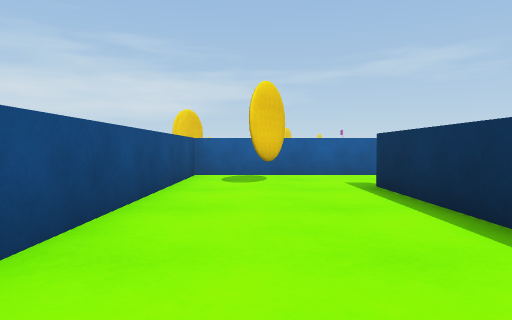
view 1 (above)

24 first-person views from a walk through a scene from a Unity 3-D project. The camera is 0.64 m above the floor, tilts 2° down and sees 75° across. The floor is counted in squares, 1 m on a side. Each view is taken from the middle of a square. On the plan, view 1 faces up. The plan holds only what a view shows up to about 10 squares ahead; the rest is blank. The place goes on beyond the plan. The player character is not drawn. Surface patterns are stand-ins for the level's own textures.

view 2
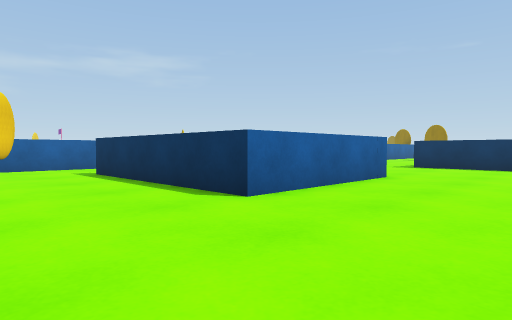

view 3
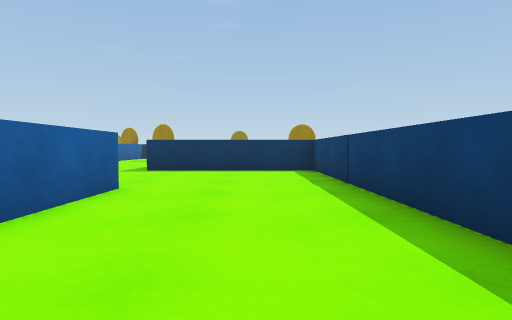

view 4
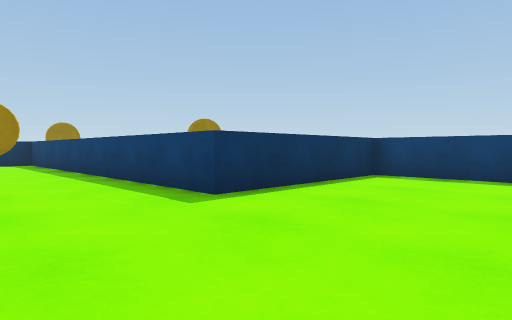

view 5
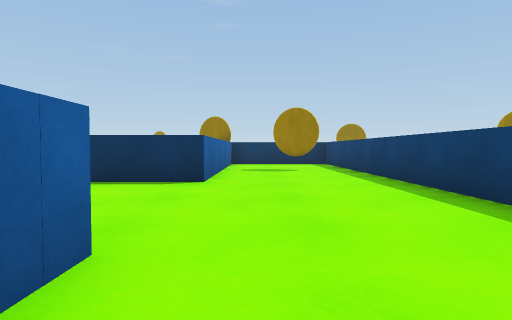

view 6
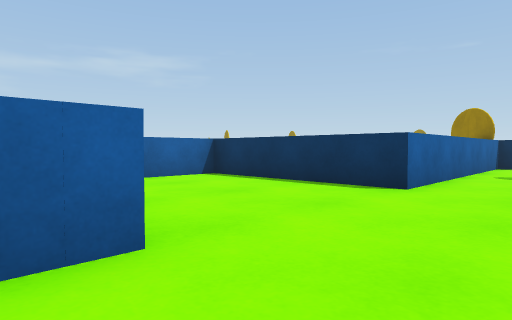

view 7
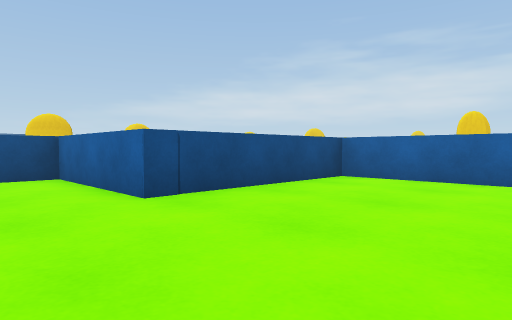

view 8
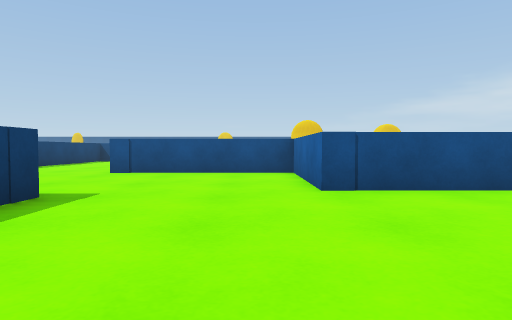

view 9
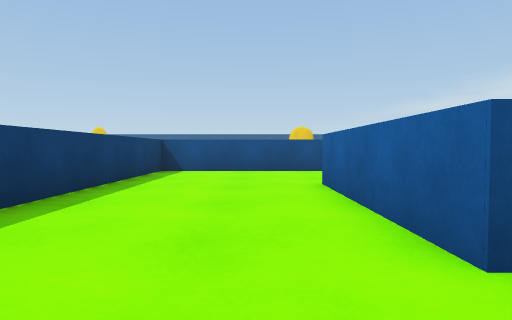

view 10
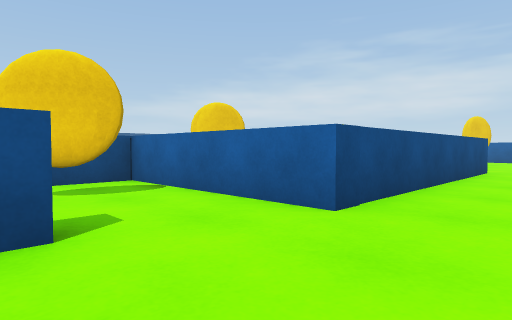

view 11
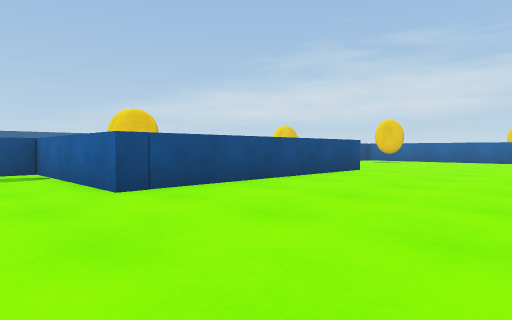

view 12
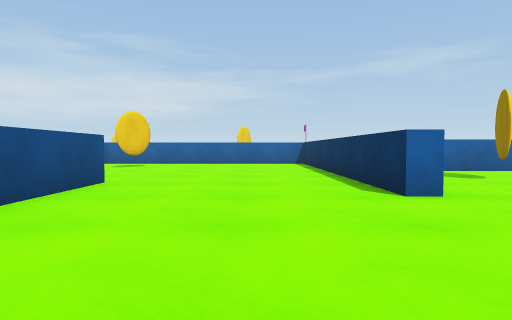

view 13
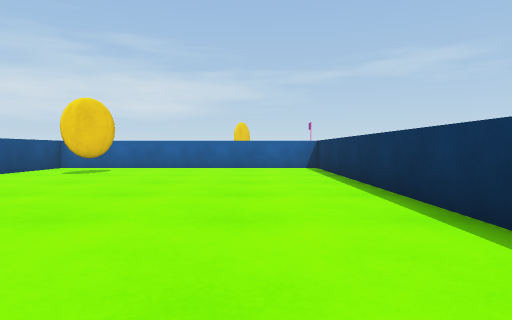

view 14
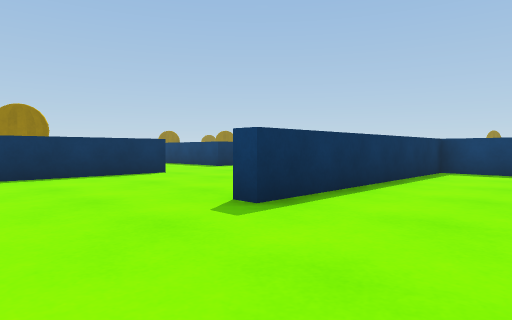

view 15
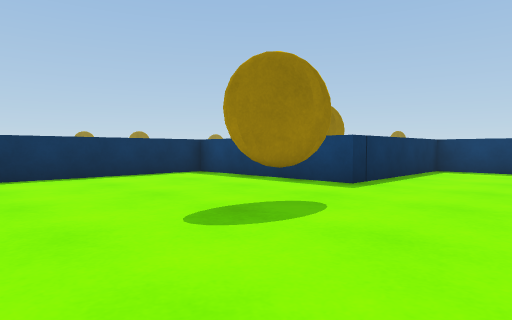

view 16
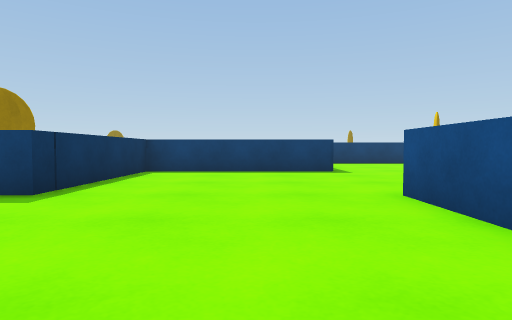

view 17
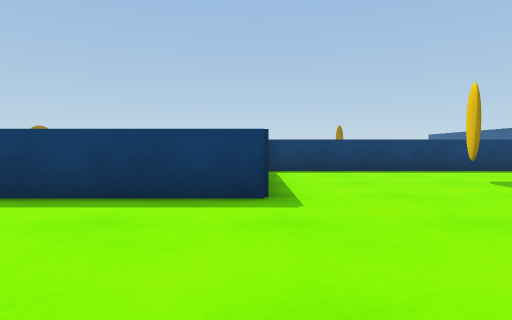

view 18
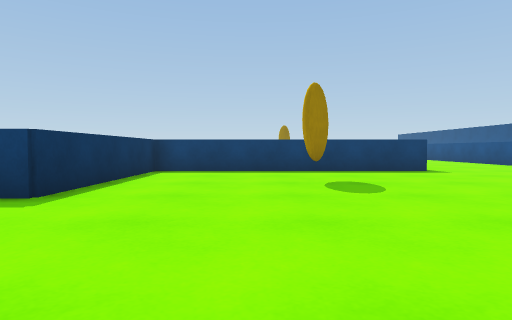

view 19
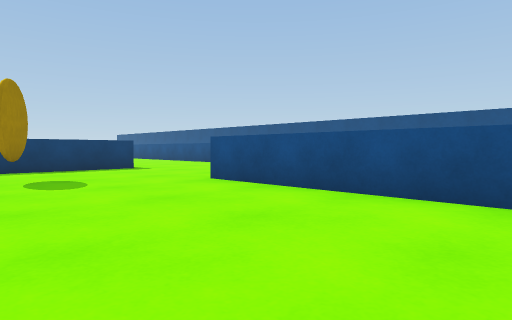

view 20
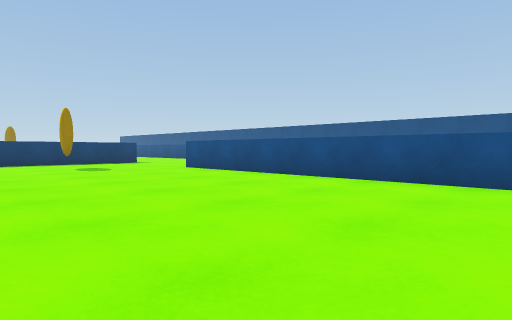

view 21
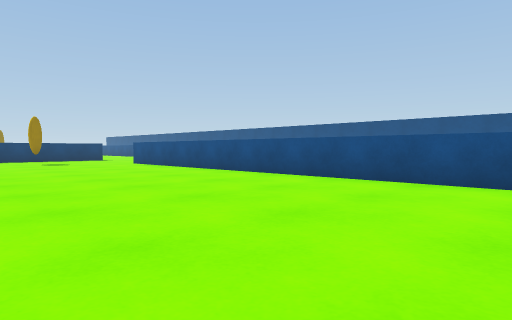

view 22
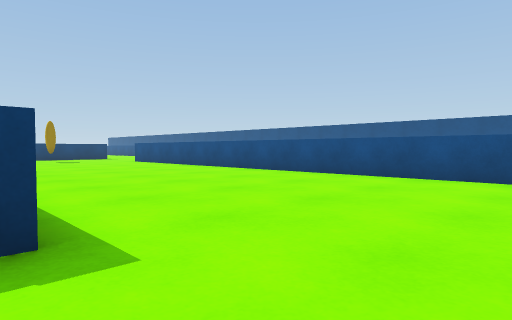

view 23
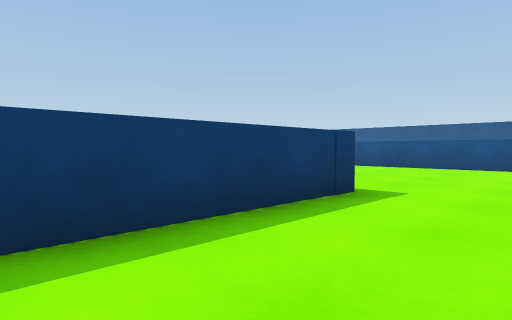

view 24
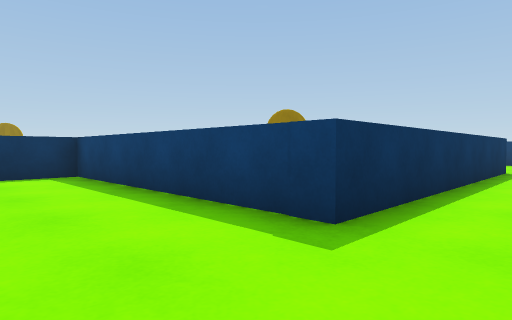

### Floor plan
Points are (right, up) in squares from view 1. A wall is a line through its corners. A room is listed if a view was taken in it or the views show most of it. See-through windows are left out.
Room 1 (views 1, 2, 3, 4, 5, 6, 7, 8, 9)
walls: (1.5, 8) (-1.5, 8) (-1.5, -3.7) (10.6, -3.7) (10.6, 1.1) (18.4, 1.1); (18.5, 5) (14.3, 5) (14.3, 9.9) (10, 9.9) (10, 5) (6.3, 5) (6.3, 0.2) (2, 0.2) (2, 5.6)
ways out: opening at (2, 6.5) to room 2
Room 2 (views 10, 11, 12, 13, 14, 15, 16, 17, 18, 19, 20, 21, 22, 23, 24)
walls: (-7.5, 8.4) (-7.5, 16.5) (-0.8, 16.5) (-0.8, 18); (-7, 10.5) (-7, 8.4); (-14.3, 18.1) (-14.3, 3.2); (-14.9, -1.4) (-7.2, -1.4) (-7.2, 3.8) (-2, 3.8) (-2, 8.5) (2.7, 8.5) (2.7, 15.3) (3.2, 15.3) (3.2, 8) (1.5, 8); (8.5, 13.4) (8, 13.4) (8, 19.5)
ways out: opening at (2, 6.5) to room 1; opening at (9.7, 12)

Where each view was taken, in squares from view 1:
view 1: 0 up, 0 right, facing up
view 2: 3 down, 1 left, facing up-right
view 3: 2 down, 1 right, facing right
view 4: 4 up, 7 right, facing down-right
view 5: 4 up, 8 right, facing right
view 6: 3 up, 9 right, facing up-right
view 7: 3 up, 14 right, facing up-left
view 8: 4 up, 15 right, facing left
view 9: 1 down, 8 right, facing left
view 10: 5 up, 5 right, facing up-left
view 11: 6 up, 8 right, facing up-left
view 12: 9 up, 6 right, facing up
view 13: 12 up, 6 right, facing up
view 14: 18 up, 0 right, facing down-right
view 15: 14 up, 5 left, facing down-right
view 16: 13 up, 5 left, facing down
view 17: 8 up, 7 left, facing down
view 18: 8 up, 10 left, facing down
view 19: 9 up, 10 left, facing down-left
view 20: 13 up, 8 left, facing down-left
view 21: 17 up, 8 left, facing down-left
view 22: 19 up, 7 left, facing down-left
view 23: 19 up, 3 left, facing down-left
view 24: 19 up, 9 left, facing down-right
